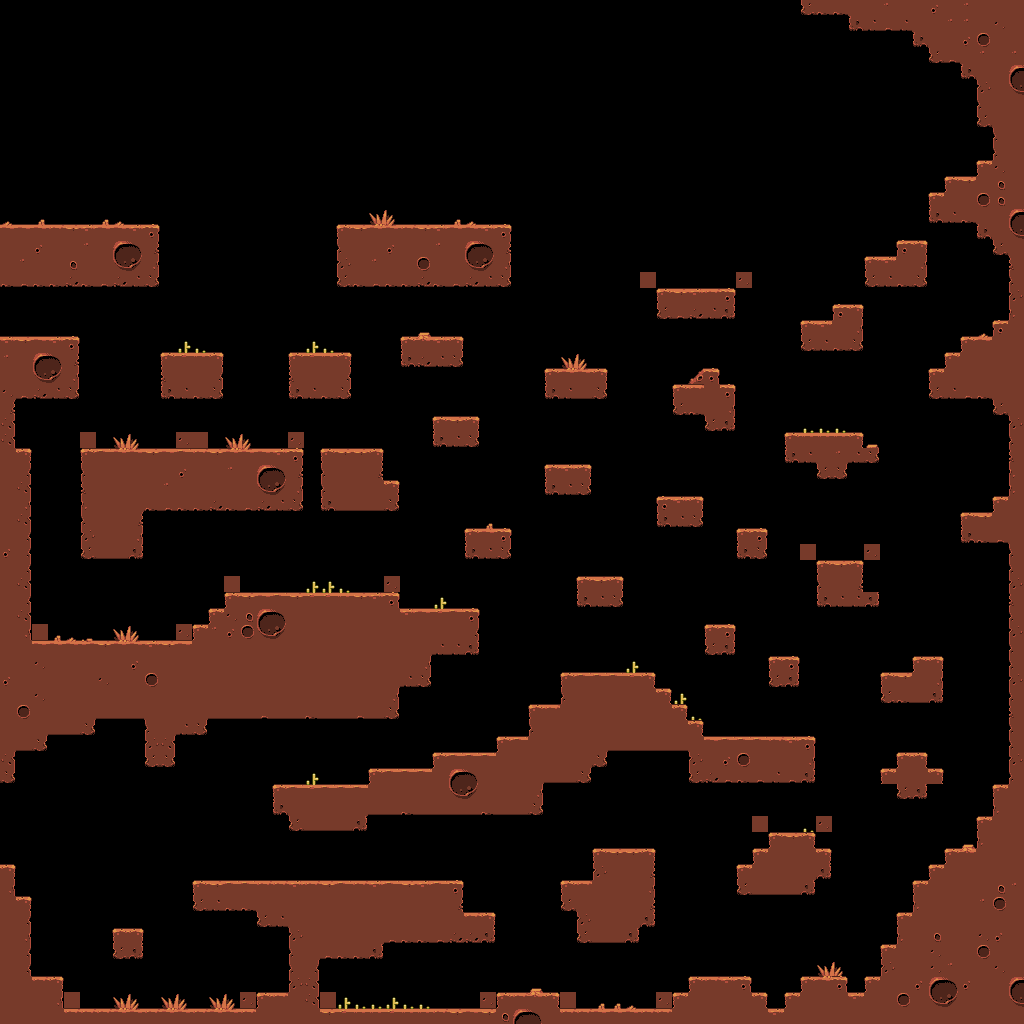

A 2D game scene composited from a Tiled map and its tileset images. What follows is a short description and the map's XML, with each tile layer's data collapsed to a summary:
An orthogonal 64x64 tile map with 16x16 px tiles, 3 tile layers (Tile Layer 1, Tile Layer 2, Tile Layer 3) and 36 objects.

<map version="1.0" orientation="orthogonal" renderorder="right-down" width="64" height="64" tilewidth="16" tileheight="16" nextobjectid="43">
 <tileset firstgid="1" name="tiles-1" tilewidth="16" tileheight="16" tilecount="68" columns="17">
  <image source="tiles-1.png" width="272" height="64" />
 </tileset>
 <layer name="Tile Layer 1" width="64" height="64">
  <data>[4096 cells, 1235 non-empty, 53 distinct tile ids]</data>
 </layer>
 <objectgroup name="Object Layer 1">
  <object id="7" gid="38" x="80" y="624" width="16" height="16" />
  <object id="8" gid="38" x="288" y="562" width="16" height="16" />
  <object id="9" gid="38" x="322" y="750" width="16" height="16" />
  <object id="10" gid="38" x="969" y="462" width="16" height="16" />
  <object id="11" gid="38" x="419" y="191" width="16" height="16" />
  <object id="12" gid="38" x="119" y="892" width="16" height="16" />
  <object id="13" gid="38" x="616" y="824" width="16" height="16" />
  <object id="14" gid="38" x="775" y="624" width="16" height="16" />
  <object id="15" gid="38" x="670" y="473" width="16" height="16" />
  <object id="16" gid="38" x="564" y="341" width="16" height="16" />
  <object id="17" gid="21" x="180" y="325" width="16" height="16" />
  <object id="18" gid="21" x="129" y="200" width="16" height="16" />
  <object id="19" gid="21" x="114" y="417" width="16" height="16" />
  <object id="20" gid="21" x="227" y="419" width="16" height="16" />
  <object id="21" gid="21" x="825" y="409" width="16" height="16" />
  <object id="22" gid="21" x="481" y="504" width="16" height="16" />
  <object id="23" gid="21" x="586" y="548" width="16" height="16" />
  <object id="24" gid="21" x="458" y="721" width="16" height="16" />
  <object id="25" gid="21" x="594" y="639" width="16" height="16" />
  <object id="26" gid="21" x="731" y="710" width="16" height="16" />
  <object id="27" gid="21" x="904" y="730" width="16" height="16" />
  <object id="28" gid="21" x="402" y="846" width="16" height="16" />
  <object id="29" gid="21" x="241" y="848" width="16" height="16" />
  <object id="30" gid="21" x="397" y="978" width="16" height="16" />
  <object id="31" gid="21" x="523" y="943" width="16" height="16" />
  <object id="32" gid="21" x="709" y="916" width="16" height="16" />
  <object id="33" gid="37" x="143" y="1001" width="16" height="16" />
  <object id="34" gid="37" x="401" y="1000" width="16" height="16" />
  <object id="35" gid="37" x="604" y="999" width="16" height="16" />
  <object id="36" gid="37" x="117" y="623" width="16" height="16" />
  <object id="37" gid="37" x="315" y="576" width="16" height="16" />
  <object id="38" gid="37" x="151" y="433" width="16" height="16" />
  <object id="39" gid="37" x="259" y="435" width="16" height="16" />
  <object id="40" gid="37" x="690" y="277" width="16" height="16" />
  <object id="41" gid="37" x="831" y="546" width="16" height="16" />
  <object id="42" gid="37" x="778" y="821" width="16" height="16" />
 </objectgroup>
 <layer name="Tile Layer 2" width="64" height="64">
  <data>[4096 cells, 10 non-empty, 1 distinct tile ids]</data>
 </layer>
 <layer name="Tile Layer 3" width="64" height="64">
  <data>[4096 cells, 10 non-empty, 1 distinct tile ids]</data>
 </layer>
</map>
